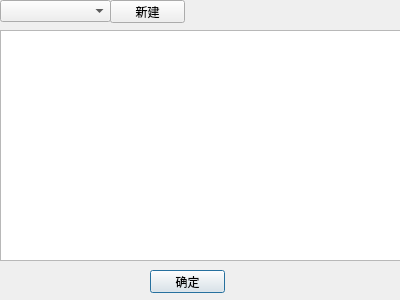
<?xml version="1.0" encoding="UTF-8"?>
<ui version="4.0">
 <class>Dialog</class>
 <widget class="QDialog" name="Dialog">
  <property name="geometry">
   <rect>
    <x>0</x>
    <y>0</y>
    <width>400</width>
    <height>300</height>
   </rect>
  </property>
  <property name="windowTitle">
   <string>Dialog</string>
  </property>
  <widget class="MyComboBox" name="comboBox">
   <property name="geometry">
    <rect>
     <x>0</x>
     <y>0</y>
     <width>111</width>
     <height>22</height>
    </rect>
   </property>
  </widget>
  <widget class="QTextEdit" name="textEdit">
   <property name="geometry">
    <rect>
     <x>0</x>
     <y>30</y>
     <width>401</width>
     <height>231</height>
    </rect>
   </property>
  </widget>
  <widget class="QPushButton" name="pushButtonOK">
   <property name="geometry">
    <rect>
     <x>150</x>
     <y>270</y>
     <width>75</width>
     <height>23</height>
    </rect>
   </property>
   <property name="text">
    <string>确定</string>
   </property>
  </widget>
  <widget class="QPushButton" name="pushButtonCreate">
   <property name="geometry">
    <rect>
     <x>110</x>
     <y>0</y>
     <width>75</width>
     <height>23</height>
    </rect>
   </property>
   <property name="text">
    <string>新建</string>
   </property>
  </widget>
 </widget>
 <customwidgets>
  <customwidget>
   <class>MyComboBox</class>
   <extends>QComboBox</extends>
   <header location="global">mycombobox.h</header>
  </customwidget>
 </customwidgets>
 <resources/>
 <connections/>
</ui>
